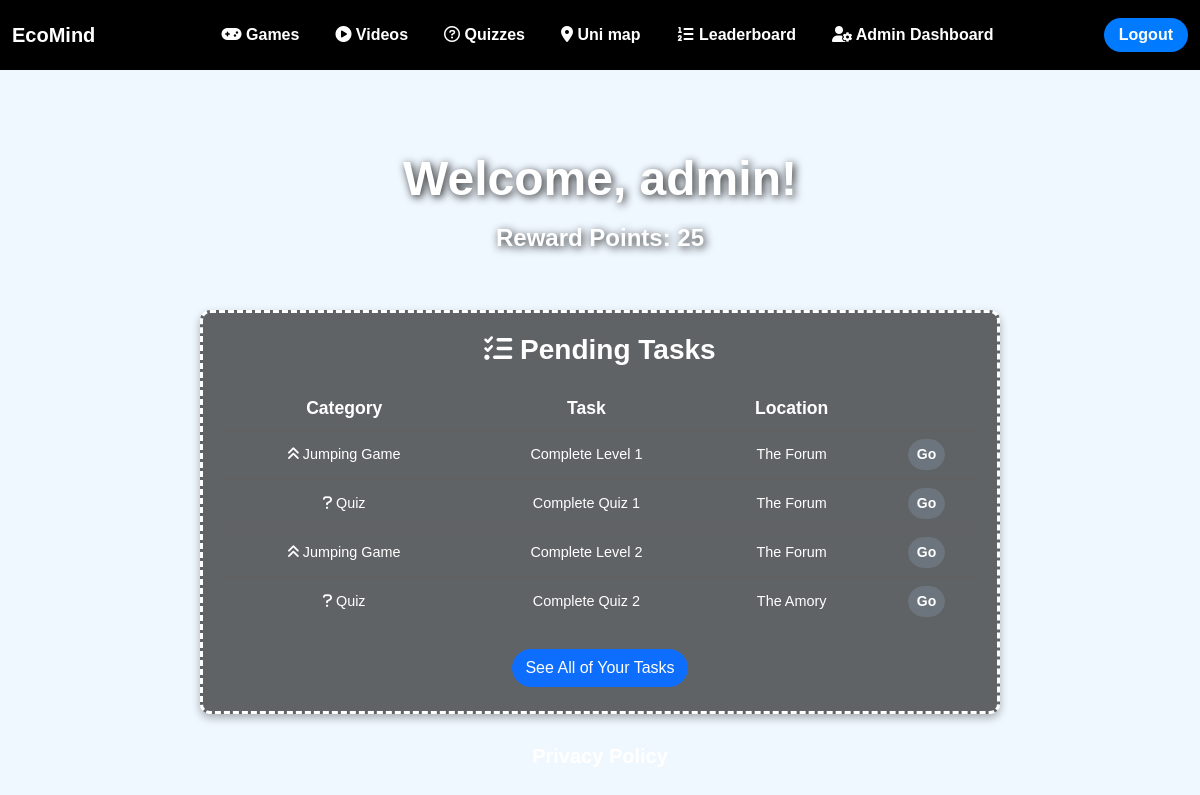
Before: /home/ (signed in) with the older database file.
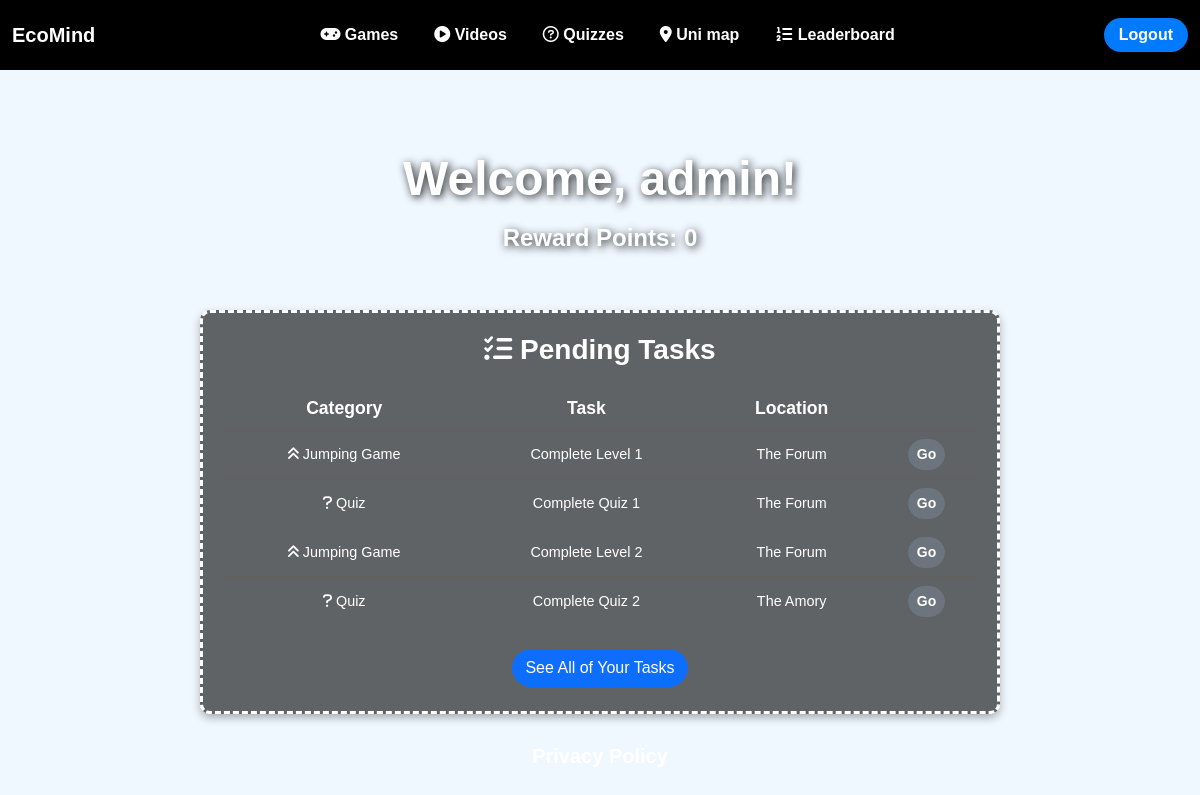
After: the same page with the newer database file.
### core_app/models.py (models this page shows)
class UserAccount(AbstractUser):
    '''
    example of how to add additional attributes
    pts = models.PositiveIntegerField(default=0)
    '''
    reward_pts = models.PositiveIntegerField(default=0)
    account_type = models.CharField(
        max_length=10, choices=[(tag.value, tag.name) for tag in AccountType], default=AccountType.USER.value
    )
    def __str__(self):
        return self.username

### core_app/views.py (the view)
# urls.py: path('home/', views.home_view, name='home'),
def home_view(request):
    task_data = [
        ['fas fa-angle-double-up', 'Jumping Game', 'Complete Level 1', 'The Forum', 'jumping_game'],
        ['fas fa-question', 'Quiz', 'Complete Quiz 1', 'The Forum', 'quizzes:quiz'],
        ['fas fa-angle-double-up', 'Jumping Game', 'Complete Level 2', 'The Forum', 'jumping_game'],
        ['fas fa-question', 'Quiz', 'Complete Quiz 2', 'The Amory', 'quizzes:quiz'],
        ['fas fa-question', 'Quiz', 'Complete Quiz 3', 'The Amory', 'quizzes:quiz'],
        ['fas fa-angle-double-up', 'Jumping Game', 'Complete Level 3', 'The Amory', 'jumping_game'],
        ['fas fa-question', 'Quiz', 'Complete Quiz 4', 'Streatham Court', 'quizzes:quiz'],
    ]
    return render(request, 'core_app/home.html', {'user': request.user, 'task_data' : task_data})

### core_app/templates/core_app/home.html (shortened to what this page needs)
{% extends 'core_app/base.html' %}
{% load static %}
{% block body_content %}
{% include 'core_app/navbar.html' %}
<div class="main-banner">
    <p class="display-5 fw-bold" style="text-align: center;">
    {% if user.is_authenticated %}
        Welcome, {{ user }}!
    {% else %}
        Welcome!
    {% endif %}
    </p>
    {% if user.is_authenticated %}
        <p class="h4 fw-bold" style="text-align: center;">Reward Points: {{ user.reward_pts }}</p>
    {% else %}
        <p class="h4 fw-bold" style="text-align: center;">Log In To See Your Reward Points</p>
    {% endif %}
</div>
<div class="task-container">
    <h3 class="mb-3 fw-bold text-white"><i class="fa fa-tasks"></i> Pending Tasks</h3>
    <table class="task-table">
        <thead>
            <tr class="py-2">
                <th scope="col">Category</th>
                <th scope="col">Task</th>
                <th scope="col">Location</th>
                <th scope="col"></th>
            </tr>
        </thead>
        <tbody>
            {% for task in task_data|slice:"4" %}
                <tr>
                    <td><i class="{{ task.0 }}"></i> {{ task.1 }}</td>
                    <td>{{ task.2 }}</td>
                    <td>{{ task.3 }}</td>
                    {% url task.4 as go_url %}
                    <td><a class="btn btn-sm btn-secondary fw-bold rounded-pill" href="{{ go_url }}">Go</a></td>
                </tr>
            {% endfor %}
        </tbody>
    </table>
    <button type="button" class="btn btn-primary rounded-pill my-1" data-bs-toggle="modal" data-bs-target="#taskModal">
        See All of Your Tasks
    </button>
</div>
<p style="width: 100%;"><a href="{% url 'privacy_policy' %}" class="privacy-policy h5">Privacy Policy</a></p>
{% endblock %}

Changed rows visible on the page:
changed UserAccount "admin": reward_pts "25" → "0"
Other visible differences:
text no longer shown: "Admin Dashboard"
